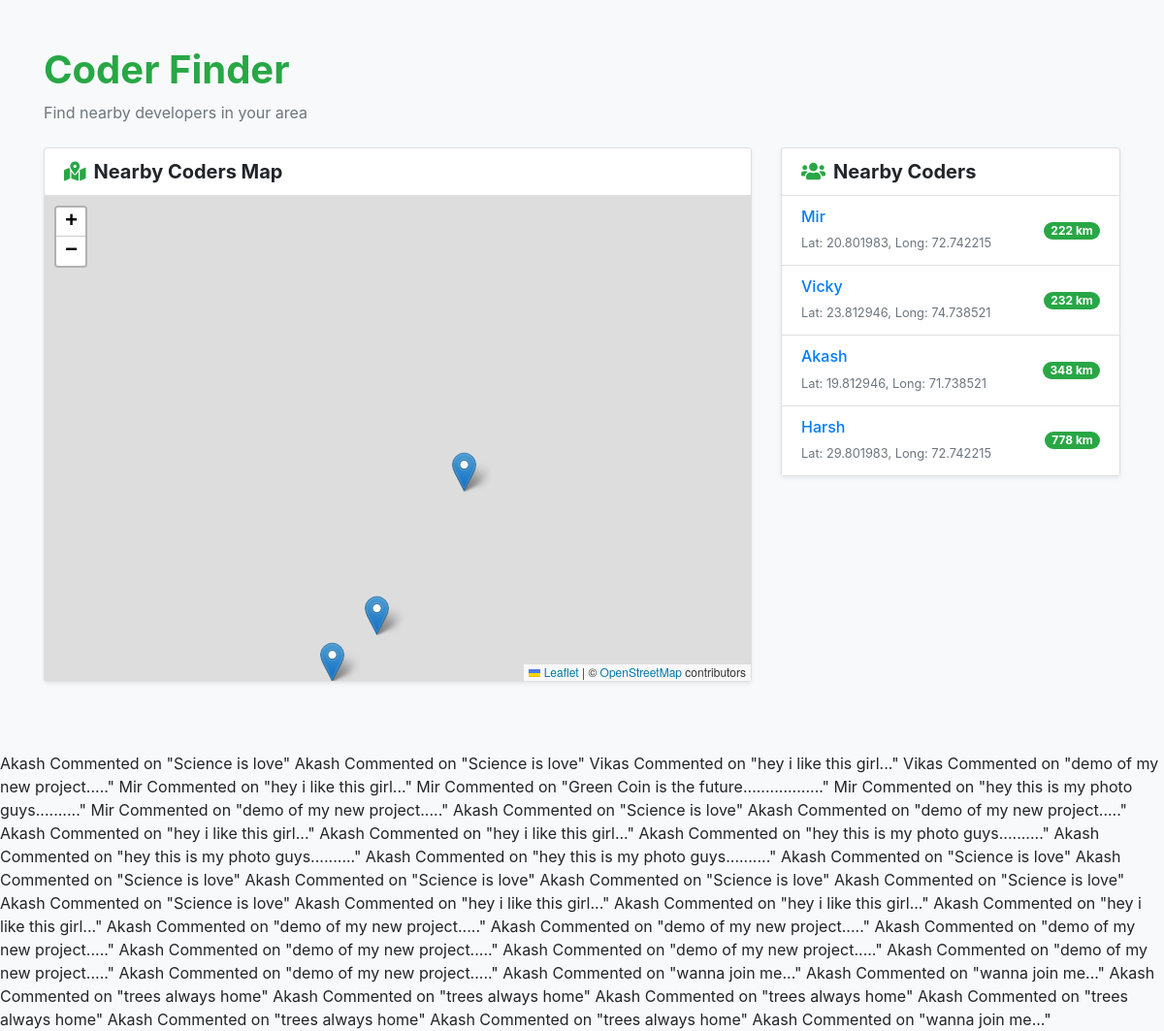
The page /nearby_coders/ (signed in) on the database its author committed.
### first_version/models.py (models this page shows, shortened)
class User_profile(models.Model):
    user = models.OneToOneField(User, on_delete=models.CASCADE)
    photo = cloudinary.models.CloudinaryField("image", blank=True, null=True)
    name = models.CharField(max_length=100)
    email = models.EmailField()
    latitude = models.FloatField(null=True, blank=True)  # Store latitude
    longitude = models.FloatField(null=True, blank=True)
    followers = models.ManyToManyField(
        "self", symmetrical=False, related_name="following", blank=True
    )
    def __str__(self):
        return self.name

class Comments(models.Model):
    name = models.ForeignKey(User_profile, on_delete=models.CASCADE)  # Fix this
    post_name = models.ForeignKey(Posts, on_delete=models.CASCADE)
    comment_body = models.TextField()
    date_added = models.DateTimeField(auto_now=True)

class Posts(models.Model):
    caption = models.CharField(max_length=100)
    post_image = cloudinary.models.CloudinaryField("image", blank=True, null=True)
    author = models.ForeignKey(User_profile, on_delete=models.CASCADE)
    created_at = models.DateTimeField(auto_now_add=True)
    updated_at = models.DateTimeField(auto_now=True)
    def __str__(self):
        return self.caption

### first_version/views.py (the view)
# urls.py: path("nearby_coders/", views.show_nearby_coders, name="show_nearby_coders"),
@login_required
def show_nearby_coders(request):
    profile = User_profile.objects.filter(user=request.user).first()
    user = request.user
    if not profile:
        return render(request, "dashboard.html", {"error": "Profile not found."})
    latitude = profile.latitude
    longitude = profile.longitude
    nearby_coders = find_coders_nearby(latitude, longitude, current_user=request.user)
    comments = Comments.objects.all()
    likes = Likes.objects.all()
    return render(
        request,
        "show_nearby_coders.html",
        {"nearby_coders": nearby_coders, "comments": comments, "likes": likes},
    )

### first_version/views.py (called while the page is built)
def haversine(lat1, lon1, lat2, lon2):
    R = 6371  # Radius of Earth in km
    dlat = radians(lat2 - lat1)
    dlon = radians(lon2 - lon1)
    a = (
        sin(dlat / 2) ** 2
        + cos(radians(lat1)) * cos(radians(lat2)) * sin(dlon / 2) ** 2
    )
    c = 2 * asin(sqrt(a))
    return R * c

def find_coders_nearby(lat, lon, radius_km=10000, current_user=None):
    nearby_coders = []
    coders = (
        User_profile.objects.exclude(user=current_user)
        .exclude(latitude=None)
        .exclude(longitude=None)
    )
    for coder in coders:
        distance = haversine(lat, lon, coder.latitude, coder.longitude)
        if distance <= radius_km:
            nearby_coders.append((coder, int(distance)))
    nearby_coders.sort(key=lambda x: x[1])
    return nearby_coders

### first_version/templates/show_nearby_coders.html (shortened to what this page needs)
{% load static %}
<!DOCTYPE html>
<html lang="en">
<head>
    <link rel="stylesheet" href="https://cdn.jsdelivr.net/npm/bootstrap@4.6.0/dist/css/bootstrap.min.css">
    <link rel="stylesheet" href="https://cdnjs.cloudflare.com/ajax/libs/font-awesome/5.15.3/css/all.min.css">
    <link rel="stylesheet" href="https://cdnjs.cloudflare.com/ajax/libs/leaflet/1.7.1/leaflet.css" />
</head>
<body class="bg-light">
    <div class="container py-5">
        <div class="mb-4">
            <h1 class="text-success font-weight-bold">Coder Finder</h1>
            <p class="text-muted">Find nearby developers in your area</p>
        </div>
        <div class="row">
            <div class="col-lg-8 mb-4">
                <div class="card shadow-sm">
                    <div class="card-header bg-white">
                        <h5 class="mb-0 font-weight-bold">
                            <i class="fas fa-map-marked-alt text-success mr-2"></i>Nearby Coders Map
                        </h5>
                    </div>
                    <div class="card-body p-0">
                        <div id="map"></div>
                    </div>
                </div>
            </div>
            <div class="col-lg-4">
                <div class="card shadow-sm">
                    <div class="card-header bg-white">
                        <h5 class="mb-0 font-weight-bold">
                            <i class="fas fa-users text-success mr-2"></i>Nearby Coders
                        </h5>
                    </div>
                    <div class="card-body p-0">
                        <div class="list-group list-group-flush">
                            {% if nearby_coders %}
                                {% for coder, distance in nearby_coders %}
                                    <div class="list-group-item list-group-item-action" data-coder-id="{{ coder.id }}">
                                        <div class="d-flex justify-content-between align-items-center">
                                            <div>
                                                <a href="{% url 'show_profile' coder.id %}">
                                                <h6 class="mb-1">{{ coder.name }}</h6>
                                            </a>
                                                <small class="text-muted">Lat: {{ coder.latitude }}, Long: {{ coder.longitude }}</small>
                                            </div>
                                            <span class="badge badge-success badge-pill">{{ distance }} km</span>
                                        </div>
                                    </div>
                                {% endfor %}
                            {% else %}
                                <div class="list-group-item">
                                    <p class="text-center text-muted my-3">No nearby coders found</p>
                                </div>
                            {% endif %}
                        </div>
                    </div>
                </div>
            </div>
        </div>
    </div>
    {% for comment in comments %}
    {{comment.name}} Commented on "{{comment.post_name}}"
    {% endfor %}
</body>
</html>

### first_version/templates/show_nearby_coders.html (style rules this page uses)
#map { height: 500px; }

### rows shown on the page
User_profile: name "Mir", latitude "20.801983", longitude "72.742215", distance "222"
User_profile: name "Vicky", latitude "23.812946", longitude "74.738521", distance "232"
User_profile: name "Akash", latitude "19.812946", longitude "71.738521", distance "348"
User_profile: name "Harsh", latitude "29.801983", longitude "72.742215", distance "778"
Comments: name "Akash", post_name "Science is love"
Comments: name "Akash", post_name "Science is love"
Comments: name "Vikas", post_name "hey i like this girl..."
Comments: name "Vikas", post_name "demo of my new project....."
Comments: name "Mir", post_name "hey i like this girl..."
Comments: name "Mir", post_name "Green Coin is the future.................."
Comments: name "Mir", post_name "hey this is my photo guys.........."
Comments: name "Mir", post_name "demo of my new project....."
Comments: name "Akash", post_name "Science is love"
Comments: name "Akash", post_name "demo of my new project....."
Comments: name "Akash", post_name "hey i like this girl..."
Comments: name "Akash", post_name "hey i like this girl..."
Comments: name "Akash", post_name "hey this is my photo guys.........."
Comments: name "Akash", post_name "hey this is my photo guys.........."
Comments: name "Akash", post_name "hey this is my photo guys.........."
Comments: name "Akash", post_name "Science is love"
Comments: name "Akash", post_name "Science is love"
Comments: name "Akash", post_name "Science is love"
Comments: name "Akash", post_name "Science is love"
Comments: name "Akash", post_name "Science is love"
Comments: name "Akash", post_name "Science is love"
Comments: name "Akash", post_name "hey i like this girl..."
Comments: name "Akash", post_name "hey i like this girl..."
Comments: name "Akash", post_name "hey i like this girl..."
Comments: name "Akash", post_name "demo of my new project....."
Comments: name "Akash", post_name "demo of my new project....."
Comments: name "Akash", post_name "demo of my new project....."
Comments: name "Akash", post_name "demo of my new project....."
Comments: name "Akash", post_name "demo of my new project....."
Comments: name "Akash", post_name "demo of my new project....."
Comments: name "Akash", post_name "demo of my new project....."
Comments: name "Akash", post_name "wanna join me..."
Comments: name "Akash", post_name "wanna join me..."
Comments: name "Akash", post_name "trees always home"
Comments: name "Akash", post_name "trees always home"
Comments: name "Akash", post_name "trees always home"
Comments: name "Akash", post_name "trees always home"
Comments: name "Akash", post_name "trees always home"
Comments: name "Akash", post_name "trees always home"
Comments: name "Akash", post_name "wanna join me..."
